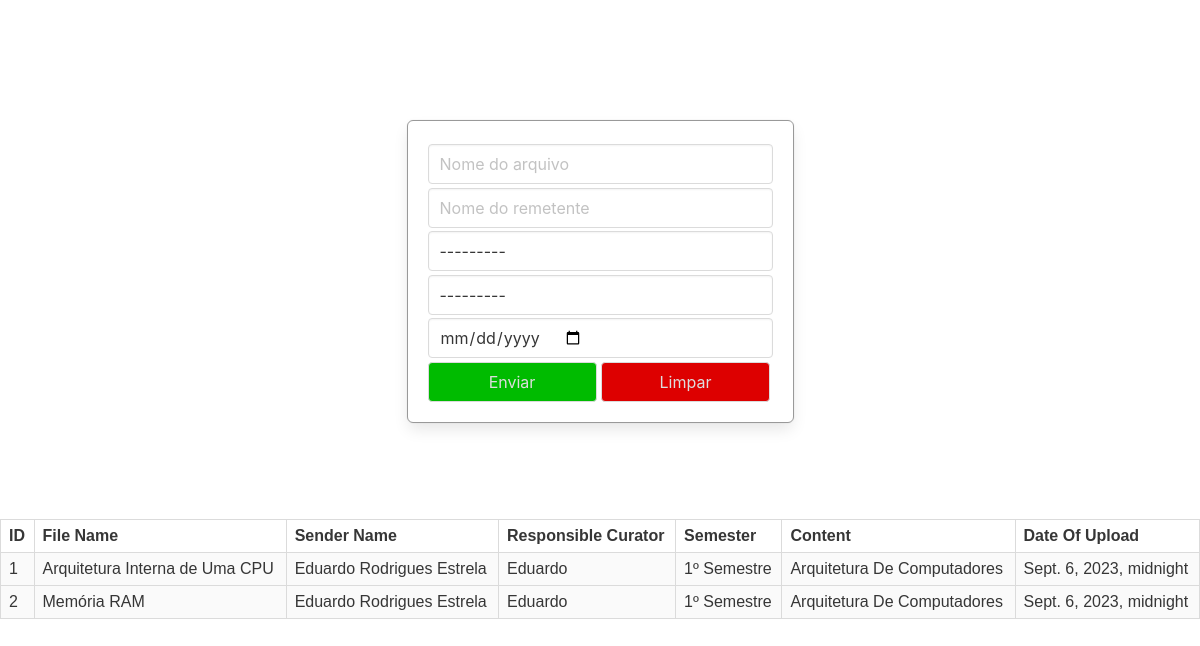
The page /admin (signed in) on the database its author committed.
### models/models.py (models this page shows, shortened)
class File(models.Model):
    id = models.BigAutoField(primary_key=True)
    name = models.CharField(max_length=355, null=False, verbose_name="")
    sender = models.CharField(max_length=355, null=False, verbose_name="")
    curator = models.ForeignKey(Curator, verbose_name="", on_delete= models.CASCADE)
    content = models.ForeignKey(Content, verbose_name= "", on_delete=models.CASCADE)
    uploadDate = models.DateTimeField(null=False, verbose_name="")

class Curator(models.Model):
    id = models.BigAutoField(primary_key=True)
    name = models.CharField(max_length=300, null=False)
    email = models.EmailField(null=False)
    def __str__(self):
        return f"{self.name}"

class Content(models.Model):
    id = models.BigAutoField(primary_key=True)
    name = models.CharField(max_length=100, null=False)
    semester = models.ForeignKey(Semester, verbose_name= "", on_delete=models.CASCADE)
    def __str__(self):
        return f"{self.semester} {self.name}"

class Semester(models.Model):
    id = models.BigAutoField(primary_key=True)
    name = models.CharField(max_length= 100, null=False)
    def __str__(self):
        return f"{self.id}{self.name}"

### models/views.py (the view)
# urls.py: path('admin', views.admin, name="admin"),
def admin(request):
    file_form = FileForm()
    content = File.objects.all()
    if request.method == 'POST':
        file_form = FileForm(request.POST)
        if file_form.is_valid():
            file_form.save()
            return redirect("main")
    template = 'admin.html'
    context = {
        'file_form': file_form,
        'content': content
    }
    return render(request, template, context)

### models/forms.py
class FileForm(ModelForm):
    class Meta:
        model = File
        fields = '__all__'

### models/templates/admin.html (shortened to what this page needs)
{% load widget_tweaks %}
<!DOCTYPE html>
<html lang-pt-br>
    <head>
        {% include 'head_meta.html' %}
    </head>
    {% if user.is_authenticated %}
        <body>
            <form id="form" method="post" action="" autocomplete="off" class="box">
                {% render_field file_form.name class="input" placeholder='Nome do arquivo' %} <br/>
                {% render_field file_form.sender class="input" placeholder='Nome do remetente' %} <br/>
                {% render_field file_form.curator class="input" placeholder='Selecione' %} <br/>
                {% render_field file_form.content class="input" id="content" placeholder='Selecione' %} <br/>
                {% render_field file_form.uploadDate class="input" placeholder='dd/mm/yyyy' type='date' %} <br/>
                <input type="submit" class="button" value="Enviar" />
                <input type="reset" class="button" value="Limpar" />
            </form>
            <br/>
            <br/>
            <br/>
            <div class="table-container">
                <table class="table is-bordered is-striped is-narrow is-hoverable is-fullwidth">
                    <tr>
                        <th>ID</th>
                        <th>File Name</th>
                        <th>Sender Name</th>
                        <th>Responsible Curator</th>
                        <th>Semester</th>
                        <th>Content</th>
                        <th>Date Of Upload</th>
                    </tr>
                    {% for x in content %}
                    <tr>
                        <td>{{ x.id }}</td>
                        <td>{{ x.name }}</td>
                        <td>{{ x.sender }}</td>
                        <td>{{ x.curator }}</td>
                        <td>{{ x.content.semester }}</td>
                        <td>{{ x.content.name }}</td>
                        <td>{{ x.uploadDate }}</td>
                    <tr>
                    {% endfor %}
                </table>
                <br />
            </div>
    </body>
    {% else %}
    <form action="/accounts/login" method="post" class="box">
            <h1 class="title">Você não está logado</h1>
            <input type="submit" class="button" value="Fazer Login"/>
            <a href="/" class="button">Voltar</a>
    </form>
    {% endif %}
</html>

### models/templates/head_meta.html (shortened to what this page needs)
{% load static %}
    <link rel="stylesheet" href="{% static 'bulma.css' %}" />
    <link rel="stylesheet" href="{% static 'style.css' %}" />
    <link rel="stylesheet" href="{% static 'app/navbar.css' %}" />

### models/static/style.css (style rules this page uses)
* { padding: 0; margin:0; font-family: Verdana, Geneva, Tahoma, sans-serif; }
form { margin-left: auto; margin-right: auto; margin-top: 10%; width: fit-content; height: fit-content; padding: 2vw; border: solid 0.01vw #999999; }
.input { width: 100%; margin-top: 1%; }
.button { margin-top: 1%; }
input.button[type="submit"] { width: 49%; background-color: #00BB00; color: #DDDDDD; }
input.button[type="reset"] { width: 49%; background-color: #DD0000; color: #DDDDDD; }

### rows shown on the page
File: id "1", name "Arquitetura Interna de Uma CPU", sender "Eduardo Rodrigues Estrela", curator "Eduardo", content.semester "1º Semestre", content.name "Arquitetura De Computadores", uploadDate "Sept. 6, 2023, midnight"
File: id "2", name "Memória RAM", sender "Eduardo Rodrigues Estrela", curator "Eduardo", content.semester "1º Semestre", content.name "Arquitetura De Computadores", uploadDate "Sept. 6, 2023, midnight"
